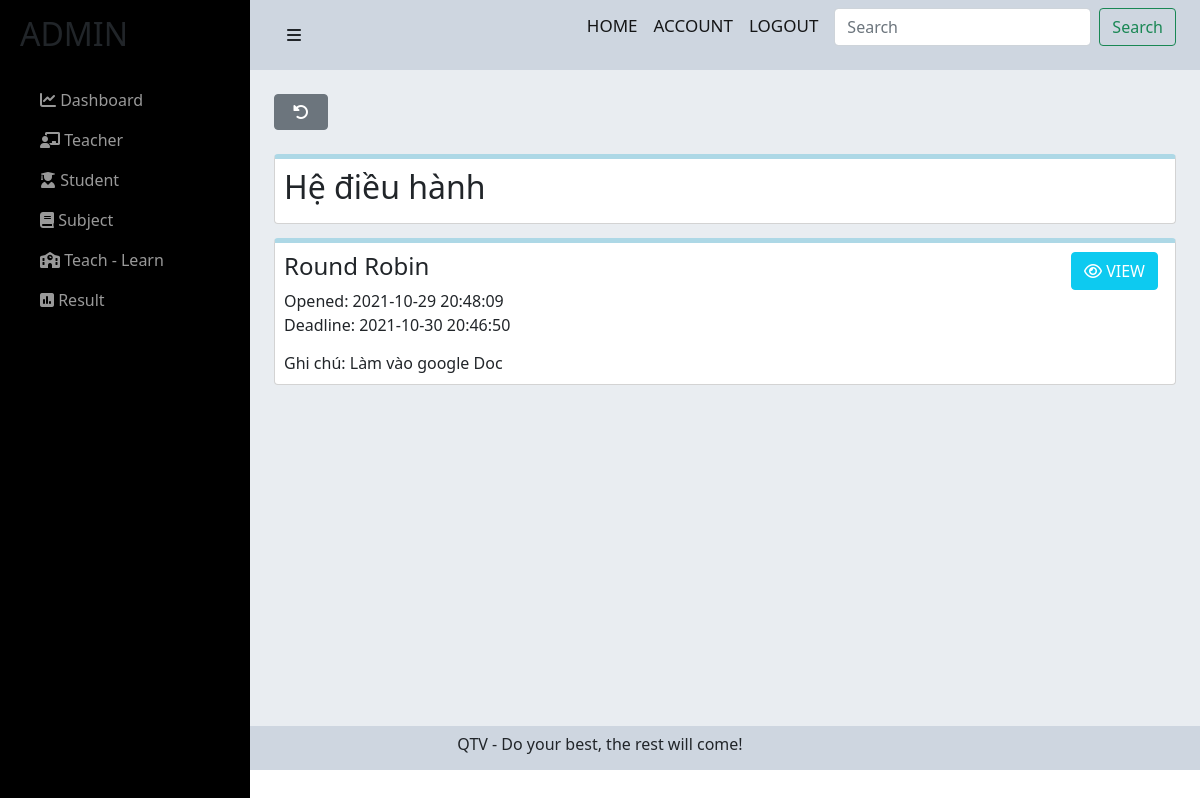
The page /admin/admin/btl.php?idMH=3 (signed in) on the database as committed earlier.
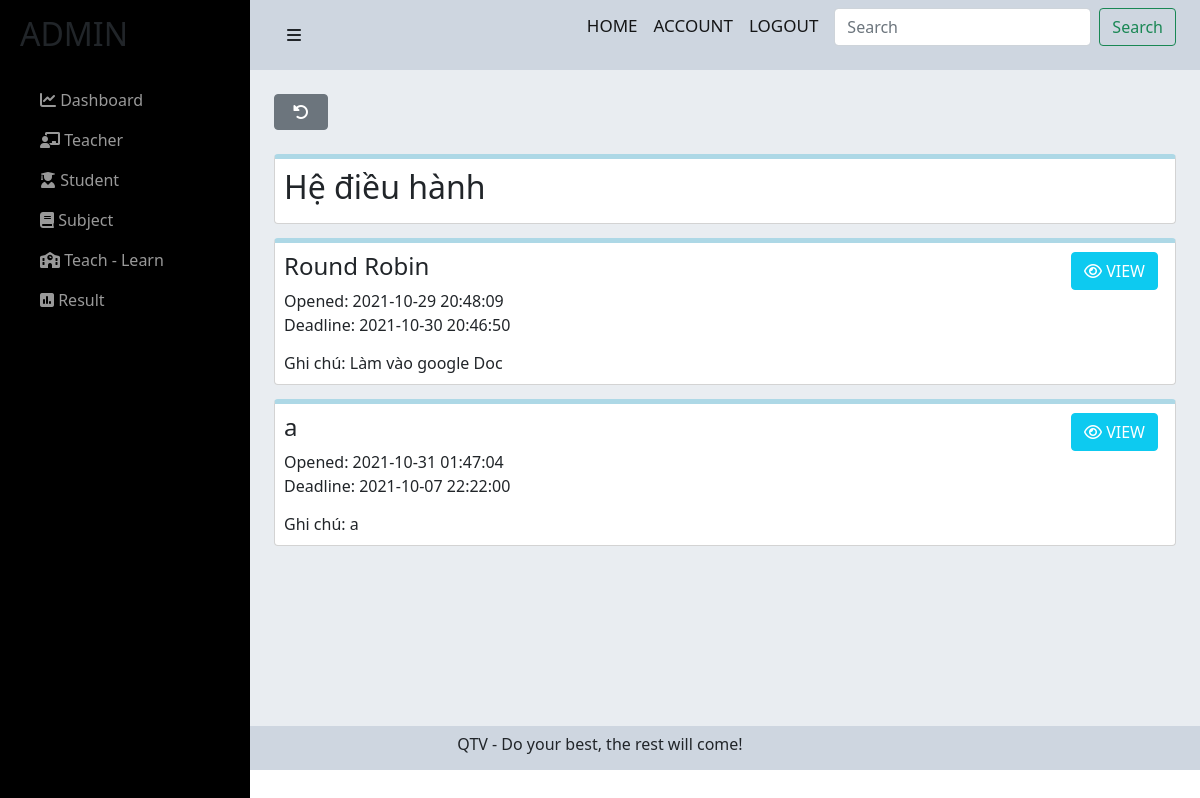
The same page on the database as committed later.
### tables this page shows
CREATE TABLE `btl` (
  `idBTL` int(11) NOT NULL,
  `nameBTL` varchar(255) NOT NULL,
  `formatBTL` varchar(255) NOT NULL,
  `openedBTL` datetime NOT NULL DEFAULT current_timestamp(),
  `deadlineBTL` datetime NOT NULL,
  `notebtl` varchar(255) NOT NULL,
  `filenamebtl` varchar(255) NOT NULL,
  `idMH` int(11) NOT NULL
);

### admin/admin/btl.php (the view, shortened to what this page needs)
<?php include('../../config/config.php');
?>
<link href="https://cdn.jsdelivr.net/npm/bootstrap@5.0.2/dist/css/bootstrap.min.css" rel="stylesheet">
<link rel="stylesheet" href="https://cdnjs.cloudflare.com/ajax/libs/font-awesome/6.0.0-beta2/css/all.min.css" />
<link rel="stylesheet" href="../../css/btl-ad.css">
<?php
if (isset($_GET['idMH'])) {
    $idMH = $_GET['idMH'];
    $sql1 = "SELECT * FROM monhoc where idMH = $idMH";
    $res1 = mysqli_query($conn, $sql1);
    $row1 = mysqli_fetch_assoc($res1);
}
?>
<div id="wrapper">
    <div id="sidebar-wrapper">
        <ul class="sidebar-nav">
            <li class="sidebar-brand">
                <h2>ADMIN</h2>
            </li>
            <li>
                <a href="index.php"><i class="fas fa-chart-line"></i> Dashboard</a>
            </li>
            <li>
                <a href="teacher.php"><i class="fas fa-chalkboard-teacher"></i> Teacher</a>
            </li>
            <li>
                <a href="student.php"><i class="fas fa-user-graduate"></i> Student</a>
            </li>
            <li>
                <a href="subject.php"><i class="fas fa-book"></i> Subject</a>
            </li>
            <li>
                <a href="learn-teach-admin.php"><i class="fas fa-school"></i> Teach - Learn</a>
            </li>
            <li>
                <a href="result-admin.php"><i class="fas fa-poll"></i> Result</a>
            </li>
        </ul>
    </div>
    <div id="page-content-wrapper">
        <div class="container-fluid">
            <div class="row">
                <div class="col-lg-12">
                    <nav class="navbar navbar-light">
                        <div class="container-fluid">
                            <a href="#menu-toggle" class="btn btn-default" id="menu-toggle"><i class="fas fa-bars"></i></a>
                            <form class="d-flex">
                                <a href="" class="navbar-brand">HOME</a>
                                <a href="" class="navbar-brand">ACCOUNT</a>
                                <a href="../../login/logout.php" class="navbar-brand">LOGOUT</a>
                                <input class="form-control me-2" type="search" placeholder="Search" aria-label="Search">
                                <button class="btn btn-outline-success" type="submit">Search</button>
                            </form>
                        </div>
                    </nav>
                    <div class="main-content">
                        <div class="container">
                            <br>
                            <a href="http://localhost/edumanagement/admin/admin/view-subject-admin.php?idMH=<?php echo $idMH ?>"><button style="padding:1% 2%;" type="button" class="btn btn-secondary text-white me-2"><i class="fas fa-undo-alt"></i></button></a>
                            <br><br>
                            <div class="tittle-mh">
                                <h2><?php echo $row1['nameMH'] ?></h2>
                            </div>
                            <?php
                            $sql3 = "SELECT * FROM btl WHERE idMH = '$idMH'";
                            $res3 = mysqli_query($conn, $sql3);
                            if ($res3 == true) {
                                while ($row3 = mysqli_fetch_assoc($res3)) {
                            ?>
                                    <div class="title-btvn">
                                            <div class="name-btvn row">
                                                  <div class="content-btvn col-md-7">
                                                  <h4><?php echo $row3['nameBTL'] ?></h4>
                                                    <p><span style="font-weight: 500;">Opened: </span><?php echo $row3['openedBTL'] ?></p>
                                                    <p><span style="font-weight: 500;">Deadline: </span><?php echo $row3['deadlineBTL'] ?></p>
                                                    <p class="note">Ghi chú: <?php echo $row3['notebtl'] ?></p>
                                                  </div>
                                                  <div class="service col-md-5">
                                                       <a href="./dsnhom-btl-admin.php?idBTL=<?php echo $row3['idBTL']; ?>&&idMH=<?php echo $row3['idMH']; ?>"><button type="button" class="btn btn-info text-white me-2"><i class="far fa-eye"></i> VIEW</button></a>
                                                  </div>
                                            </div>
                                        </div>
                                <?php
                                }
                            }
                                ?>
                                    </div>
                        </div>
                    </div>
                </div>
            </div>
        </div>
    </div>
    <footer>
        <p class="ftr text-center">
            QTV - Do your best, the rest will come!
        </p>
    </footer>

Rows that differ between the two databases and show on the page:
added btl: nameBTL "a", openedBTL "2021-10-31 01:47:04", deadlineBTL "2021-10-07 22:22:00", notebtl "a"
